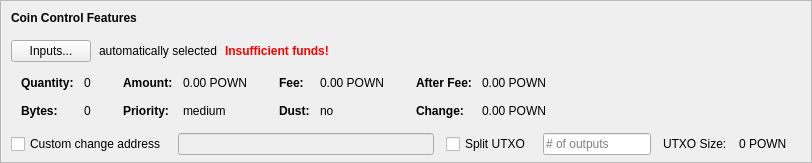
    <widget class="QFrame" name="frameCoinControl">
     <property name="sizePolicy">
      <sizepolicy hsizetype="Expanding" vsizetype="Expanding">
       <horstretch>0</horstretch>
       <verstretch>0</verstretch>
      </sizepolicy>
     </property>
     <property name="maximumSize">
      <size>
       <width>16777215</width>
       <height>16777215</height>
      </size>
     </property>
     <property name="frameShape">
      <enum>QFrame::StyledPanel</enum>
     </property>
     <property name="frameShadow">
      <enum>QFrame::Sunken</enum>
     </property>
     <layout class="QVBoxLayout" name="verticalLayoutCoinControl2">
      <property name="spacing">
       <number>0</number>
      </property>
      <property name="leftMargin">
       <number>0</number>
      </property>
      <property name="topMargin">
       <number>0</number>
      </property>
      <property name="rightMargin">
       <number>0</number>
      </property>
      <property name="bottomMargin">
       <number>6</number>
      </property>
      <item>
       <layout class="QVBoxLayout" name="verticalLayoutCoinControl" stretch="0,0,0,0,1">
        <property name="spacing">
         <number>0</number>
        </property>
        <property name="leftMargin">
         <number>10</number>
        </property>
        <property name="topMargin">
         <number>10</number>
        </property>
        <item>
         <layout class="QHBoxLayout" name="horizontalLayoutCoinControl1">
          <property name="bottomMargin">
           <number>15</number>
          </property>
          <item>
           <widget class="QLabel" name="labelCoinControlFeatures">
            <property name="sizePolicy">
             <sizepolicy hsizetype="Preferred" vsizetype="Maximum">
              <horstretch>0</horstretch>
              <verstretch>0</verstretch>
             </sizepolicy>
            </property>
            <property name="font">
             <font>
              <weight>75</weight>
              <bold>true</bold>
             </font>
            </property>
            <property name="styleSheet">
             <string notr="true">font-weight:bold;</string>
            </property>
            <property name="text">
             <string>Coin Control Features</string>
            </property>
           </widget>
          </item>
         </layout>
        </item>
        <item>
         <layout class="QHBoxLayout" name="horizontalLayoutCoinControl2" stretch="0,0,0,0">
          <property name="spacing">
           <number>8</number>
          </property>
          <property name="bottomMargin">
           <number>10</number>
          </property>
          <item>
           <widget class="QPushButton" name="pushButtonCoinControl">
            <property name="styleSheet">
             <string notr="true"/>
            </property>
            <property name="text">
             <string>Inputs...</string>
            </property>
            <property name="autoDefault">
             <bool>false</bool>
            </property>
           </widget>
          </item>
          <item>
           <widget class="QLabel" name="labelCoinControlAutomaticallySelected">
            <property name="text">
             <string>automatically selected</string>
            </property>
            <property name="margin">
             <number>5</number>
            </property>
           </widget>
          </item>
          <item>
           <widget class="QLabel" name="labelCoinControlInsuffFunds">
            <property name="font">
             <font>
              <weight>75</weight>
              <bold>true</bold>
             </font>
            </property>
            <property name="styleSheet">
             <string notr="true">color:red;font-weight:bold;</string>
            </property>
            <property name="text">
             <string>Insufficient funds!</string>
            </property>
            <property name="margin">
             <number>5</number>
            </property>
           </widget>
          </item>
          <item>
           <spacer name="horizontalSpacerCoinControl">
            <property name="orientation">
             <enum>Qt::Horizontal</enum>
            </property>
            <property name="sizeHint" stdset="0">
             <size>
              <width>40</width>
              <height>1</height>
             </size>
            </property>
           </spacer>
          </item>
         </layout>
        </item>
        <item>
         <widget class="QWidget" name="widgetCoinControl" native="true">
          <property name="sizePolicy">
           <sizepolicy hsizetype="Preferred" vsizetype="Preferred">
            <horstretch>0</horstretch>
            <verstretch>0</verstretch>
           </sizepolicy>
          </property>
          <property name="minimumSize">
           <size>
            <width>0</width>
            <height>0</height>
           </size>
          </property>
          <property name="styleSheet">
           <string notr="true"/>
          </property>
          <layout class="QHBoxLayout" name="horizontalLayoutCoinControl5">
           <property name="leftMargin">
            <number>0</number>
           </property>
           <property name="topMargin">
            <number>0</number>
           </property>
           <property name="rightMargin">
            <number>0</number>
           </property>
           <property name="bottomMargin">
            <number>0</number>
           </property>
           <item>
            <layout class="QHBoxLayout" name="horizontalLayoutCoinControl3" stretch="0,0,0,1">
             <property name="spacing">
              <number>20</number>
             </property>
             <property name="topMargin">
              <number>0</number>
             </property>
             <property name="bottomMargin">
              <number>10</number>
             </property>
             <item>
              <layout class="QFormLayout" name="formLayoutCoinControl1">
               <property name="horizontalSpacing">
                <number>10</number>
               </property>
               <property name="verticalSpacing">
                <number>14</number>
               </property>
               <property name="leftMargin">
                <number>10</number>
               </property>
               <property name="topMargin">
                <number>4</number>
               </property>
               <property name="rightMargin">
                <number>6</number>
               </property>
               <item row="0" column="0">
                <widget class="QLabel" name="labelCoinControlQuantityText">
                 <property name="font">
                  <font>
                   <weight>75</weight>
                   <bold>true</bold>
                  </font>
                 </property>
                 <property name="text">
                  <string>Quantity:</string>
                 </property>
                 <property name="margin">
                  <number>0</number>
                 </property>
                </widget>
               </item>
               <item row="0" column="1">
                <widget class="QLabel" name="labelCoinControlQuantity">
                 <property name="cursor">
                  <cursorShape>IBeamCursor</cursorShape>
                 </property>
                 <property name="contextMenuPolicy">
                  <enum>Qt::ActionsContextMenu</enum>
                 </property>
                 <property name="text">
                  <string notr="true">0</string>
                 </property>
                 <property name="margin">
                  <number>0</number>
                 </property>
                 <property name="textInteractionFlags">
                  <set>Qt::LinksAccessibleByMouse|Qt::TextSelectableByKeyboard|Qt::TextSelectableByMouse</set>
                 </property>
                </widget>
               </item>
               <item row="1" column="0">
                <widget class="QLabel" name="labelCoinControlBytesText">
                 <property name="font">
                  <font>
                   <weight>75</weight>
                   <bold>true</bold>
                  </font>
                 </property>
                 <property name="text">
                  <string>Bytes:</string>
                 </property>
                </widget>
               </item>
               <item row="1" column="1">
                <widget class="QLabel" name="labelCoinControlBytes">
                 <property name="cursor">
                  <cursorShape>IBeamCursor</cursorShape>
                 </property>
                 <property name="contextMenuPolicy">
                  <enum>Qt::ActionsContextMenu</enum>
                 </property>
                 <property name="text">
                  <string notr="true">0</string>
                 </property>
                 <property name="textInteractionFlags">
                  <set>Qt::LinksAccessibleByMouse|Qt::TextSelectableByKeyboard|Qt::TextSelectableByMouse</set>
                 </property>
                </widget>
               </item>
              </layout>
             </item>
             <item>
              <layout class="QFormLayout" name="formLayoutCoinControl2">
               <property name="horizontalSpacing">
                <number>10</number>
               </property>
               <property name="verticalSpacing">
                <number>14</number>
               </property>
               <property name="leftMargin">
                <number>6</number>
               </property>
               <property name="topMargin">
                <number>4</number>
               </property>
               <property name="rightMargin">
                <number>6</number>
               </property>
               <item row="0" column="0">
                <widget class="QLabel" name="labelCoinControlAmountText">
                 <property name="font">
                  <font>
                   <weight>75</weight>
                   <bold>true</bold>
                  </font>
                 </property>
                 <property name="text">
                  <string>Amount:</string>
                 </property>
                 <property name="margin">
                  <number>0</number>
                 </property>
                </widget>
               </item>
               <item row="0" column="1">
                <widget class="QLabel" name="labelCoinControlAmount">
                 <property name="cursor">
                  <cursorShape>IBeamCursor</cursorShape>
                 </property>
                 <property name="contextMenuPolicy">
                  <enum>Qt::ActionsContextMenu</enum>
                 </property>
                 <property name="text">
                  <string notr="true">0.00 POWN</string>
                 </property>
                 <property name="textInteractionFlags">
                  <set>Qt::LinksAccessibleByMouse|Qt::TextSelectableByKeyboard|Qt::TextSelectableByMouse</set>
                 </property>
                </widget>
               </item>
               <item row="1" column="0">
                <widget class="QLabel" name="labelCoinControlPriorityText">
                 <property name="font">
                  <font>
                   <weight>75</weight>
                   <bold>true</bold>
                  </font>
                 </property>
                 <property name="text">
                  <string>Priority:</string>
                 </property>
                </widget>
               </item>
               <item row="1" column="1">
                <widget class="QLabel" name="labelCoinControlPriority">
                 <property name="cursor">
                  <cursorShape>IBeamCursor</cursorShape>
                 </property>
                 <property name="contextMenuPolicy">
                  <enum>Qt::ActionsContextMenu</enum>
                 </property>
                 <property name="text">
                  <string>medium</string>
                 </property>
                 <property name="textInteractionFlags">
                  <set>Qt::LinksAccessibleByMouse|Qt::TextSelectableByKeyboard|Qt::TextSelectableByMouse</set>
                 </property>
                </widget>
               </item>
              </layout>
             </item>
             <item>
              <layout class="QFormLayout" name="formLayoutCoinControl3">
               <property name="horizontalSpacing">
                <number>10</number>
               </property>
               <property name="verticalSpacing">
                <number>14</number>
               </property>
               <property name="leftMargin">
                <number>6</number>
               </property>
               <property name="topMargin">
                <number>4</number>
               </property>
               <property name="rightMargin">
                <number>6</number>
               </property>
               <item row="0" column="0">
                <widget class="QLabel" name="labelCoinControlFeeText">
                 <property name="font">
                  <font>
                   <weight>75</weight>
                   <bold>true</bold>
                  </font>
                 </property>
                 <property name="text">
                  <string>Fee:</string>
                 </property>
                 <property name="margin">
                  <number>0</number>
                 </property>
                </widget>
               </item>
               <item row="0" column="1">
                <widget class="QLabel" name="labelCoinControlFee">
                 <property name="cursor">
                  <cursorShape>IBeamCursor</cursorShape>
                 </property>
                 <property name="contextMenuPolicy">
                  <enum>Qt::ActionsContextMenu</enum>
                 </property>
                 <property name="text">
                  <string notr="true">0.00 POWN</string>
                 </property>
                 <property name="textInteractionFlags">
                  <set>Qt::LinksAccessibleByMouse|Qt::TextSelectableByKeyboard|Qt::TextSelectableByMouse</set>
                 </property>
                </widget>
               </item>
               <item row="1" column="0">
                <widget class="QLabel" name="labelCoinControlLowOutputText">
                 <property name="font">
                  <font>
                   <weight>75</weight>
                   <bold>true</bold>
                  </font>
                 </property>
                 <property name="text">
                  <string>Dust:</string>
                 </property>
                </widget>
               </item>
               <item row="1" column="1">
                <widget class="QLabel" name="labelCoinControlLowOutput">
                 <property name="cursor">
                  <cursorShape>IBeamCursor</cursorShape>
                 </property>
                 <property name="contextMenuPolicy">
                  <enum>Qt::ActionsContextMenu</enum>
                 </property>
                 <property name="text">
                  <string>no</string>
                 </property>
                 <property name="textInteractionFlags">
                  <set>Qt::LinksAccessibleByMouse|Qt::TextSelectableByKeyboard|Qt::TextSelectableByMouse</set>
                 </property>
                </widget>
               </item>
              </layout>
             </item>
             <item>
              <layout class="QFormLayout" name="formLayoutCoinControl4">
               <property name="horizontalSpacing">
                <number>10</number>
               </property>
               <property name="verticalSpacing">
                <number>14</number>
               </property>
               <property name="leftMargin">
                <number>6</number>
               </property>
               <property name="topMargin">
                <number>4</number>
               </property>
               <property name="rightMargin">
                <number>6</number>
               </property>
               <item row="0" column="0">
                <widget class="QLabel" name="labelCoinControlAfterFeeText">
                 <property name="font">
                  <font>
                   <weight>75</weight>
                   <bold>true</bold>
                  </font>
                 </property>
                 <property name="text">
                  <string>After Fee:</string>
                 </property>
                 <property name="margin">
                  <number>0</number>
                 </property>
                </widget>
               </item>
               <item row="0" column="1">
                <widget class="QLabel" name="labelCoinControlAfterFee">
                 <property name="cursor">
                  <cursorShape>IBeamCursor</cursorShape>
                 </property>
                 <property name="contextMenuPolicy">
                  <enum>Qt::ActionsContextMenu</enum>
                 </property>
                 <property name="text">
                  <string notr="true">0.00 POWN</string>
                 </property>
                 <property name="textInteractionFlags">
                  <set>Qt::LinksAccessibleByMouse|Qt::TextSelectableByKeyboard|Qt::TextSelectableByMouse</set>
                 </property>
                </widget>
               </item>
               <item row="1" column="0">
                <widget class="QLabel" name="labelCoinControlChangeText">
                 <property name="font">
                  <font>
                   <weight>75</weight>
                   <bold>true</bold>
                  </font>
                 </property>
                 <property name="text">
                  <string>Change:</string>
                 </property>
                </widget>
               </item>
               <item row="1" column="1">
                <widget class="QLabel" name="labelCoinControlChange">
                 <property name="cursor">
                  <cursorShape>IBeamCursor</cursorShape>
                 </property>
                 <property name="contextMenuPolicy">
                  <enum>Qt::ActionsContextMenu</enum>
                 </property>
                 <property name="text">
                  <string notr="true">0.00 POWN</string>
                 </property>
                 <property name="textInteractionFlags">
                  <set>Qt::LinksAccessibleByMouse|Qt::TextSelectableByKeyboard|Qt::TextSelectableByMouse</set>
                 </property>
                </widget>
               </item>
              </layout>
             </item>
            </layout>
           </item>
          </layout>
         </widget>
        </item>
        <item>
         <layout class="QHBoxLayout" name="horizontalLayoutCoinControl4" stretch="0,0,0,0,0,0,0">
          <property name="spacing">
           <number>12</number>
          </property>
          <property name="sizeConstraint">
           <enum>QLayout::SetDefaultConstraint</enum>
          </property>
          <property name="topMargin">
           <number>5</number>
          </property>
          <property name="rightMargin">
           <number>5</number>
          </property>
          <item>
           <widget class="QCheckBox" name="checkBoxCoinControlChange">
            <property name="toolTip">
             <string>If this is activated, but the change address is empty or invalid, change will be sent to a newly generated address.</string>
            </property>
            <property name="text">
             <string>Custom change address</string>
            </property>
           </widget>
          </item>
          <item>
           <widget class="QValidatedLineEdit" name="lineEditCoinControlChange">
            <property name="enabled">
             <bool>false</bool>
            </property>
            <property name="sizePolicy">
             <sizepolicy hsizetype="Expanding" vsizetype="Fixed">
              <horstretch>0</horstretch>
              <verstretch>0</verstretch>
             </sizepolicy>
            </property>
           </widget>
          </item>
          <item>
           <widget class="QCheckBox" name="splitBlockCheckBox">
            <property name="text">
             <string>Split UTXO</string>
            </property>
           </widget>
          </item>
          <item>
           <widget class="QLineEdit" name="splitBlockLineEdit">
            <property name="sizePolicy">
             <sizepolicy hsizetype="Fixed" vsizetype="Fixed">
              <horstretch>50</horstretch>
              <verstretch>0</verstretch>
             </sizepolicy>
            </property>
            <property name="placeholderText">
             <string># of outputs</string>
            </property>
           </widget>
          </item>
          <item>
           <widget class="QLabel" name="labelBlockSizeText">
            <property name="text">
             <string>UTXO Size:</string>
            </property>
           </widget>
          </item>
          <item>
           <widget class="QLabel" name="labelBlockSize">
            <property name="text">
             <string>0 POWN</string>
            </property>
           </widget>
          </item>
          <item>
           <widget class="QLabel" name="labelCoinControlChangeLabel">
            <property name="sizePolicy">
             <sizepolicy hsizetype="Preferred" vsizetype="Expanding">
              <horstretch>0</horstretch>
              <verstretch>0</verstretch>
             </sizepolicy>
            </property>
            <property name="minimumSize">
             <size>
              <width>0</width>
              <height>0</height>
             </size>
            </property>
            <property name="text">
             <string/>
            </property>
            <property name="margin">
             <number>3</number>
            </property>
           </widget>
          </item>
         </layout>
        </item>
        <item>
         <spacer name="verticalSpacerCoinControl">
          <property name="orientation">
           <enum>Qt::Vertical</enum>
          </property>
          <property name="sizeHint" stdset="0">
           <size>
            <width>800</width>
            <height>1</height>
           </size>
          </property>
         </spacer>
        </item>
       </layout>
      </item>
     </layout>
    </widget>
